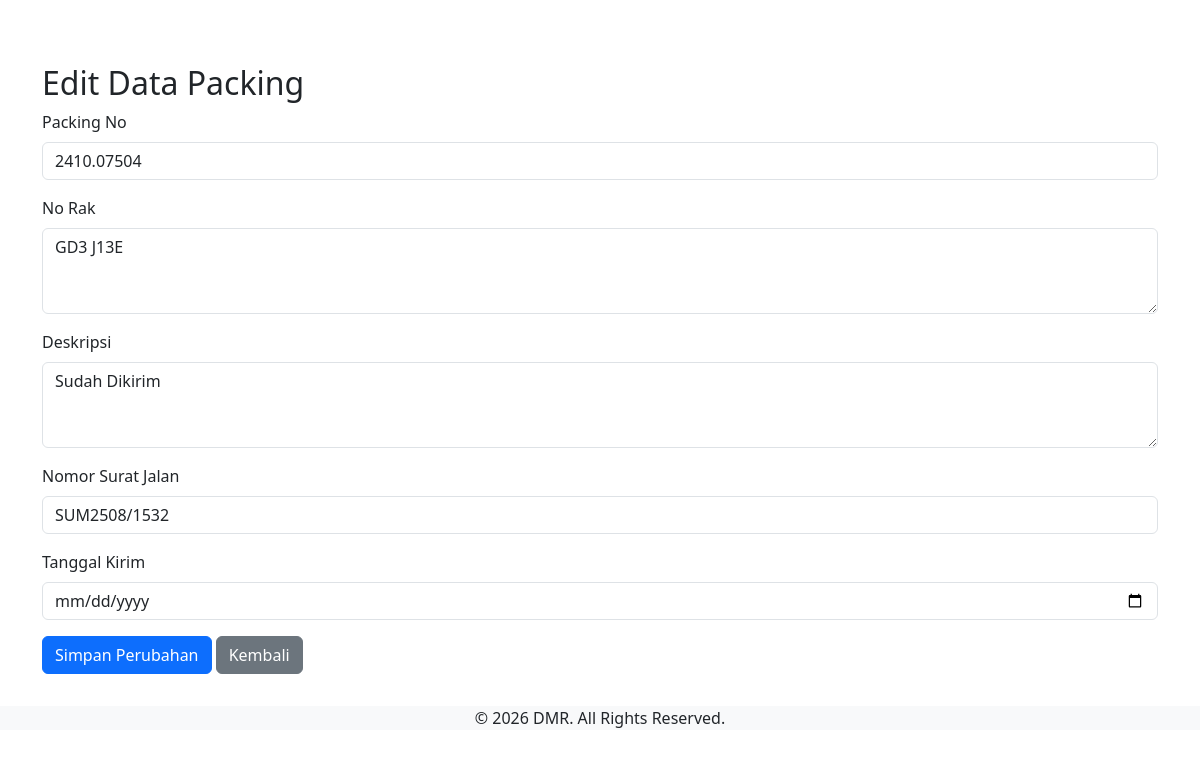
The app's page /edit_data_kirim.php?packingno=2410.07504 with its own data.
### tables this page shows
CREATE TABLE `whtrans_packing` (
  `transid` int(11) DEFAULT NULL,
  `packingno` varchar(50) NOT NULL,
  `wrhsid` int(11) NOT NULL,
  `no_do` varchar(50) DEFAULT NULL,
  `custcode` varchar(50) DEFAULT NULL,
  `custname` varchar(255) DEFAULT NULL,
  `nobale` varchar(50) DEFAULT NULL,
  `prodcode` varchar(50) DEFAULT NULL,
  `prodname` varchar(255) DEFAULT NULL,
  `prdnmbr` varchar(50) DEFAULT NULL,
  `totalqty` decimal(10,2) DEFAULT NULL,
  `uom` varchar(10) DEFAULT NULL,
  `created_at` timestamp NOT NULL DEFAULT current_timestamp(),
  `no_rak` varchar(255) DEFAULT NULL,
  `deskripsi` varchar(255) DEFAULT NULL,
  `nomor_surat_jalan` varchar(255) DEFAULT NULL,
  `tanggal_kirim` datetime DEFAULT NULL
);

### edit_data_kirim.php (the view, shortened to what this page needs)
<?php
include 'db.php';
$packingno = $_GET['packingno'];
$query = "SELECT * FROM whtrans_packing WHERE packingno = ?";
$stmt = $conn->prepare($query);
$stmt->bind_param("s", $packingno);
$stmt->execute();
$result = $stmt->get_result();
$row = $result->fetch_assoc();
?>
<link href="https://cdn.jsdelivr.net/npm/bootstrap@5.3.2/dist/css/bootstrap.min.css" rel="stylesheet">
<div class="content-wrapper transfer-packing-page">
    <section class="content p-3">
<div class="container mt-5">
    <h2>Edit Data Packing</h2>
    <form method="POST">
        <div class="mb-3">
            <label for="packingno" class="form-label">Packing No</label>
            <input type="text" class="form-control" id="packingno" name="packingno" value="<?= $row['packingno'] ?>" readonly>
        </div>
        <div class="mb-3">
            <label for="no_rak" class="form-label">No Rak</label>
            <textarea class="form-control" id="no_rak" name="no_rak" rows="3" required><?= $row['no_rak'] ?></textarea>
        </div>
        <div class="mb-3">
            <label for="deskripsi" class="form-label">Deskripsi</label>
            <textarea class="form-control" id="deskripsi" name="deskripsi" rows="3" required><?= $row['deskripsi'] ?></textarea>
        </div>
        <div class="mb-3">
            <label for="nomor_surat_jalan" class="form-label">Nomor Surat Jalan</label>
            <input type="text" class="form-control" id="nomor_surat_jalan" name="nomor_surat_jalan" value="<?= $row['nomor_surat_jalan'] ?>" required>
        </div>
        <div class="mb-3">
            <label for="tanggal_kirim" class="form-label">Tanggal Kirim</label>
            <input type="date" class="form-control" id="tanggal_kirim" name="tanggal_kirim" value="<?= $row['tanggal_kirim'] ?>" required>
        </div>
        <button type="submit" class="btn btn-primary">Simpan Perubahan</button>
        <a href="lihat_data_kirim.php" class="btn btn-secondary">Kembali</a>
    </form>
</div>
    </section>
</div>

### records on screen
whtrans_packing: packingno "2410.07504", no_rak "GD3 J13E", deskripsi "Sudah Dikirim", nomor_surat_jalan "SUM2508/1532"
